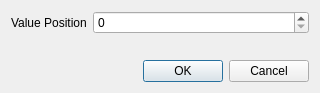
<?xml version="1.0" encoding="UTF-8"?>
<ui version="4.0">
 <class>ValuePositionDialog</class>
 <widget class="QDialog" name="ValuePositionDialog">
  <property name="windowModality">
   <enum>Qt::ApplicationModal</enum>
  </property>
  <property name="geometry">
   <rect>
    <x>0</x>
    <y>0</y>
    <width>320</width>
    <height>93</height>
   </rect>
  </property>
  <property name="windowTitle">
   <string>Dialog</string>
  </property>
  <layout class="QVBoxLayout" name="verticalLayout">
   <item>
    <layout class="QFormLayout" name="formLayout">
     <property name="fieldGrowthPolicy">
      <enum>QFormLayout::AllNonFixedFieldsGrow</enum>
     </property>
     <item row="0" column="0">
      <widget class="QLabel" name="label">
       <property name="text">
        <string>Value Position</string>
       </property>
      </widget>
     </item>
     <item row="0" column="1">
      <widget class="QSpinBox" name="position"/>
     </item>
    </layout>
   </item>
   <item>
    <widget class="QDialogButtonBox" name="buttonBox">
     <property name="orientation">
      <enum>Qt::Horizontal</enum>
     </property>
     <property name="standardButtons">
      <set>QDialogButtonBox::Cancel|QDialogButtonBox::Ok</set>
     </property>
    </widget>
   </item>
  </layout>
 </widget>
 <resources/>
 <connections>
  <connection>
   <sender>buttonBox</sender>
   <signal>accepted()</signal>
   <receiver>ValuePositionDialog</receiver>
   <slot>accept()</slot>
   <hints>
    <hint type="sourcelabel">
     <x>248</x>
     <y>254</y>
    </hint>
    <hint type="destinationlabel">
     <x>157</x>
     <y>274</y>
    </hint>
   </hints>
  </connection>
  <connection>
   <sender>buttonBox</sender>
   <signal>rejected()</signal>
   <receiver>ValuePositionDialog</receiver>
   <slot>reject()</slot>
   <hints>
    <hint type="sourcelabel">
     <x>316</x>
     <y>260</y>
    </hint>
    <hint type="destinationlabel">
     <x>286</x>
     <y>274</y>
    </hint>
   </hints>
  </connection>
 </connections>
</ui>
